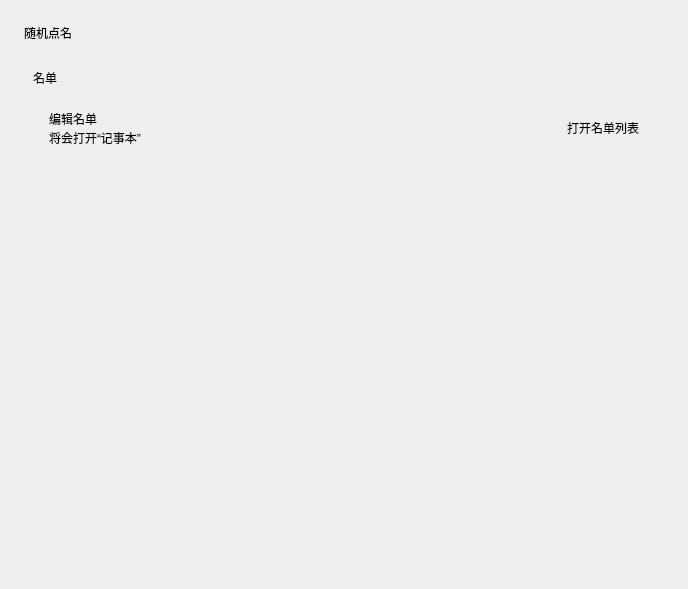
<?xml version="1.0" encoding="UTF-8"?>
<ui version="4.0">
 <class>Form</class>
 <widget class="QWidget" name="Form">
  <property name="geometry">
   <rect>
    <x>0</x>
    <y>0</y>
    <width>688</width>
    <height>589</height>
   </rect>
  </property>
  <property name="sizePolicy">
   <sizepolicy hsizetype="Preferred" vsizetype="Expanding">
    <horstretch>0</horstretch>
    <verstretch>0</verstretch>
   </sizepolicy>
  </property>
  <property name="windowTitle">
   <string>Form</string>
  </property>
  <layout class="QVBoxLayout" name="verticalLayout_2">
   <property name="spacing">
    <number>18</number>
   </property>
   <property name="leftMargin">
    <number>24</number>
   </property>
   <property name="topMargin">
    <number>24</number>
   </property>
   <property name="rightMargin">
    <number>24</number>
   </property>
   <property name="bottomMargin">
    <number>0</number>
   </property>
   <item>
    <widget class="TitleLabel" name="TitleLabel">
     <property name="text">
      <string>随机点名</string>
     </property>
    </widget>
   </item>
   <item>
    <widget class="SmoothScrollArea" name="SmoothScrollArea">
     <property name="styleSheet">
      <string notr="true">background: transparent; border: none</string>
     </property>
     <property name="widgetResizable">
      <bool>true</bool>
     </property>
     <widget class="QWidget" name="scrollAreaWidgetContents">
      <property name="geometry">
       <rect>
        <x>0</x>
        <y>0</y>
        <width>640</width>
        <height>508</height>
       </rect>
      </property>
      <layout class="QVBoxLayout" name="verticalLayout_9">
       <item>
        <layout class="QVBoxLayout" name="verticalLayout_7">
         <item>
          <widget class="SubtitleLabel" name="SubtitleLabel_2">
           <property name="text">
            <string>名单</string>
           </property>
          </widget>
         </item>
         <item>
          <widget class="CardWidget" name="CardWidget_3">
           <property name="minimumSize">
            <size>
             <width>0</width>
             <height>70</height>
            </size>
           </property>
           <layout class="QHBoxLayout" name="horizontalLayout_5">
            <property name="leftMargin">
             <number>16</number>
            </property>
            <property name="topMargin">
             <number>16</number>
            </property>
            <property name="rightMargin">
             <number>16</number>
            </property>
            <property name="bottomMargin">
             <number>16</number>
            </property>
            <item>
             <layout class="QVBoxLayout" name="verticalLayout_6">
              <property name="spacing">
               <number>0</number>
              </property>
              <item>
               <widget class="StrongBodyLabel" name="StrongBodyLabel_5">
                <property name="text">
                 <string>编辑名单</string>
                </property>
               </widget>
              </item>
              <item>
               <widget class="CaptionLabel" name="CaptionLabel_2">
                <property name="sizePolicy">
                 <sizepolicy hsizetype="Expanding" vsizetype="Preferred">
                  <horstretch>0</horstretch>
                  <verstretch>0</verstretch>
                 </sizepolicy>
                </property>
                <property name="text">
                 <string>将会打开“记事本”</string>
                </property>
                <property name="wordWrap">
                 <bool>true</bool>
                </property>
                <property name="lightColor" stdset="0">
                 <color alpha="150">
                  <red>0</red>
                  <green>0</green>
                  <blue>0</blue>
                 </color>
                </property>
                <property name="darkColor" stdset="0">
                 <color alpha="200">
                  <red>255</red>
                  <green>255</green>
                  <blue>255</blue>
                 </color>
                </property>
               </widget>
              </item>
             </layout>
            </item>
            <item>
             <widget class="PrimaryPushButton" name="open_names_list">
              <property name="text">
               <string>打开名单列表</string>
              </property>
             </widget>
            </item>
           </layout>
          </widget>
         </item>
        </layout>
       </item>
       <item>
        <widget class="QFrame" name="blank">
         <property name="minimumSize">
          <size>
           <width>0</width>
           <height>25</height>
          </size>
         </property>
         <property name="frameShape">
          <enum>QFrame::StyledPanel</enum>
         </property>
         <property name="frameShadow">
          <enum>QFrame::Raised</enum>
         </property>
         <property name="lineWidth">
          <number>5</number>
         </property>
        </widget>
       </item>
       <item>
        <spacer name="verticalSpacer">
         <property name="orientation">
          <enum>Qt::Vertical</enum>
         </property>
         <property name="sizeHint" stdset="0">
          <size>
           <width>20</width>
           <height>40</height>
          </size>
         </property>
        </spacer>
       </item>
      </layout>
     </widget>
    </widget>
   </item>
  </layout>
 </widget>
 <customwidgets>
  <customwidget>
   <class>PushButton</class>
   <extends>QPushButton</extends>
   <header>qfluentwidgets</header>
  </customwidget>
  <customwidget>
   <class>PrimaryPushButton</class>
   <extends>PushButton</extends>
   <header>qfluentwidgets</header>
  </customwidget>
  <customwidget>
   <class>CardWidget</class>
   <extends>QFrame</extends>
   <header>qfluentwidgets</header>
   <container>1</container>
  </customwidget>
  <customwidget>
   <class>SmoothScrollArea</class>
   <extends>QScrollArea</extends>
   <header>qfluentwidgets</header>
   <container>1</container>
  </customwidget>
  <customwidget>
   <class>CaptionLabel</class>
   <extends>QLabel</extends>
   <header>qfluentwidgets</header>
  </customwidget>
  <customwidget>
   <class>StrongBodyLabel</class>
   <extends>QLabel</extends>
   <header>qfluentwidgets</header>
  </customwidget>
  <customwidget>
   <class>SubtitleLabel</class>
   <extends>QLabel</extends>
   <header>qfluentwidgets</header>
  </customwidget>
  <customwidget>
   <class>TitleLabel</class>
   <extends>QLabel</extends>
   <header>qfluentwidgets</header>
  </customwidget>
 </customwidgets>
 <resources/>
 <connections/>
</ui>
